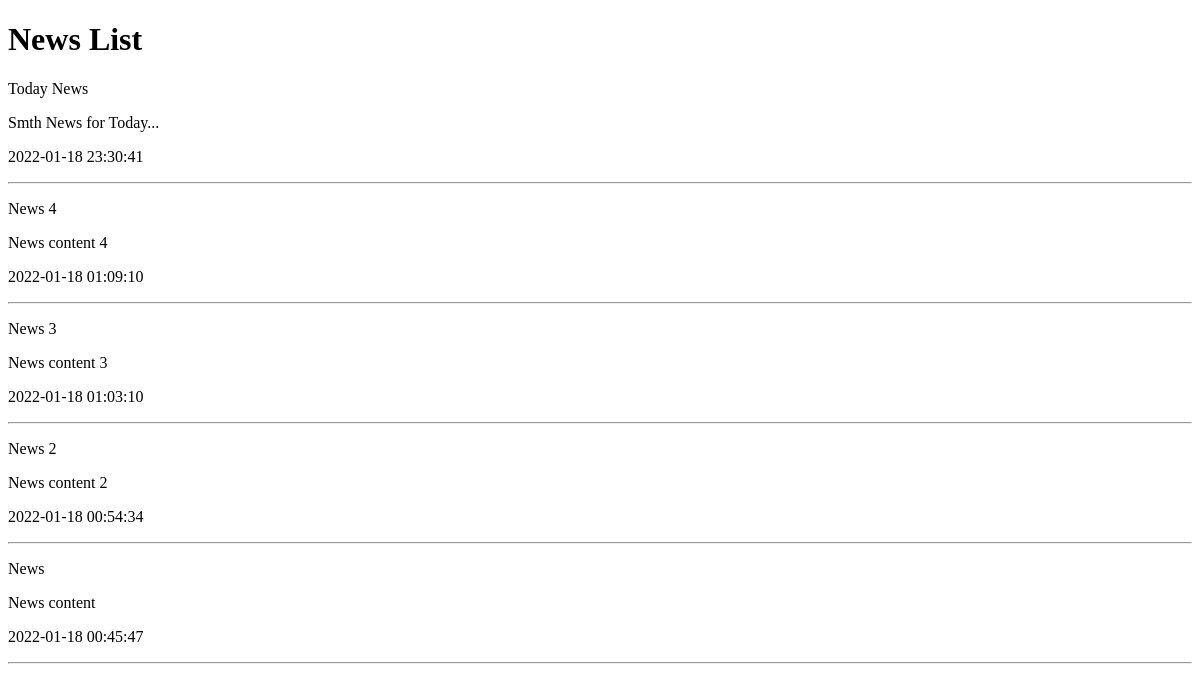
Before: / with the older database file.
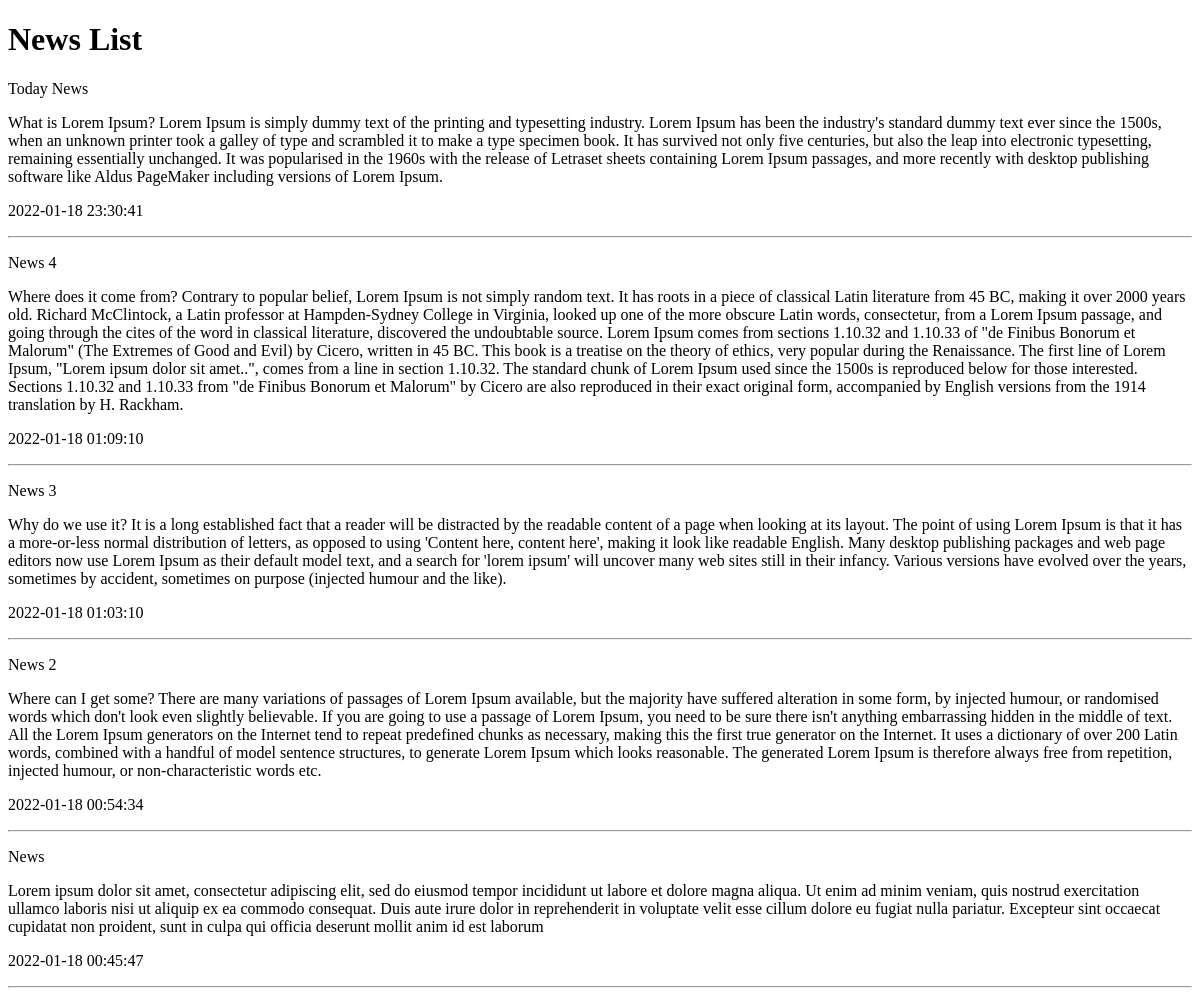
After: the same page with the newer database file.
### news/models.py (models this page shows, shortened)
class News(models.Model):
    title = models.CharField(max_length=150, verbose_name='Наименование')
    content = models.TextField(blank=True, verbose_name='Контент')
    created_at = models.DateTimeField(auto_now_add=True, verbose_name='Дата публикации')
    updated_at = models.DateTimeField(auto_now=True, verbose_name='Обновлено')
    photo = models.ImageField(upload_to='photos/%Y/%m/%d/', verbose_name='Фото', blank=True)
    is_published = models.BooleanField(default=True, verbose_name='Опубликовано')
    category = models.ForeignKey('Category', on_delete=models.PROTECT, null=True, verbose_name='Категория')
    class Meta:
        verbose_name = 'Новость'
        verbose_name_plural = 'Новости'
        ordering = ['-created_at']

### news/views.py (the view)
# urls.py: path('', index),
def index(request):
    news = News.objects.all()
    categories = Category.objects.all()
    context = {
        'news': news,
        'title': 'News List',
        'categories': categories,
    }
    return render(request, template_name='news/index.html', context=context)

### news/templates/news/index.html (shortened to what this page needs)
<!doctype html>
<html lang="en">
<head>
</head>
<body>
    <h1>{{ title }}</h1>
    {% for item in news %}
        <div>
            <p>{{ item.title }}</p>
            <p>{{ item.content }}</p>
            <p>{{ item.created_at|date:'Y-m-d H:i:s' }}</p>
        </div>
        <hr>
    {% endfor %}
</body>
</html>

Changed rows visible on the page:
changed News "Today News": content "Smth News for Today..." → "What is Lorem Ipsum? Lorem Ipsum is simply dummy text of the printing and typesetting industry. Lorem Ipsum has been the industry's standard dummy text ever since the 1500s, when an unknown printer took a galley of type and scrambled it to make a type specimen book. It has survived not only five centuries, but also the leap into electronic typesetting, remaining essentially unchanged. It was popularised in the 1960s with the release of Letraset sheets containing Lorem Ipsum passages, and more recently with desktop publishing software like Aldus PageMaker including versions of Lorem Ipsum."
changed News "News 4": content "News content 4" → "Where does it come from? Contrary to popular belief, Lorem Ipsum is not simply random text. It has roots in a piece of classical Latin literature from 45 BC, making it over 2000 years old. Richard McClintock, a Latin professor at Hampden-Sydney College in Virginia, looked up one of the more obscure Latin words, consectetur, from a Lorem Ipsum passage, and going through the cites of the word in classical literature, discovered the undoubtable source. Lorem Ipsum comes from sections 1.10.32 and 1.10.33 of \"de Finibus Bonorum et Malorum\" (The Extremes of Good and Evil) by Cicero, written in 45 BC. This book is a treatise on the theory of ethics, very popular during the Renaissance. The first…"
changed News "News 3": content "News content 3" → "Why do we use it? It is a long established fact that a reader will be distracted by the readable content of a page when looking at its layout. The point of using Lorem Ipsum is that it has a more-or-less normal distribution of letters, as opposed to using 'Content here, content here', making it look like readable English. Many desktop publishing packages and web page editors now use Lorem Ipsum as their default model text, and a search for 'lorem ipsum' will uncover many web sites still in their infancy. Various versions have evolved over the years, sometimes by accident, sometimes on purpose (injected humour and the like)."
changed News "News 2": content "News content 2" → "Where can I get some? There are many variations of passages of Lorem Ipsum available, but the majority have suffered alteration in some form, by injected humour, or randomised words which don't look even slightly believable. If you are going to use a passage of Lorem Ipsum, you need to be sure there isn't anything embarrassing hidden in the middle of text. All the Lorem Ipsum generators on the Internet tend to repeat predefined chunks as necessary, making this the first true generator on the Internet. It uses a dictionary of over 200 Latin words, combined with a handful of model sentence structures, to generate Lorem Ipsum which looks reasonable. The generated Lorem Ipsum is therefore…"
changed News "News": content "News content" → "Lorem ipsum dolor sit amet, consectetur adipiscing elit, sed do eiusmod tempor incididunt ut labore et dolore magna aliqua. Ut enim ad minim veniam, quis nostrud exercitation ullamco laboris nisi ut aliquip ex ea commodo consequat. Duis aute irure dolor in reprehenderit in voluptate velit esse cillum dolore eu fugiat nulla pariatur. Excepteur sint occaecat cupidatat non proident, sunt in culpa qui officia deserunt mollit anim id est laborum"
